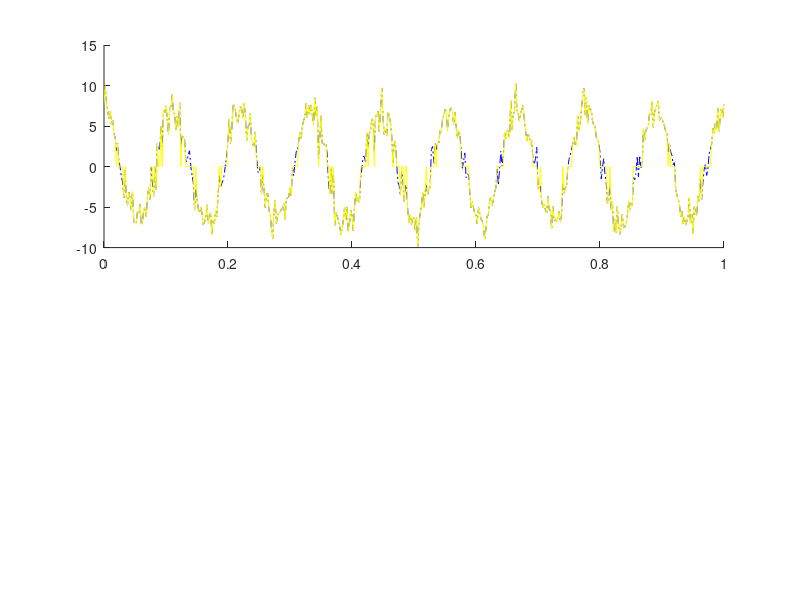

Reproduce this figure in MATLAB. (Note: this script raises an error after producing the figure.)
% Chimene Mockute EEf-25/2
% 3LD papildoma

% duomenys 

clear;

A = 7;           
f = 9;           
sigma = 1.2;     
U1 = 4.5;        
U2 = 2.5;        
t = 0 : 0.002 : 1; 

s = A * cos(2*pi*f*t);
n = sigma * randn(size(t));

%pradinis signalas 
S1 = s + n;
pradinis_signalas = S1; 

% filtravimas 
filtr = S1;
filtr(abs(filtr) < U2) = 0;
filtruotas_signalas = filtr; 

%
%grafinis atvaizdavimas 
%

figure('Name', 'Signalai', 'Color', 'w');

% a)
subplot(2, 1, 1); 
hold on;

plot(t, pradinis_signalas, 'b-.', 'DisplayName', 'Pradinis signalas');
plot(t, filtruotas_signalas, 'y-', 'DisplayName', 'Filtruotas signalas');

yline(U1, 'g-', 'LineWidth', 1.5, 'DisplayName', 'Riba U_1 = 4.5V');
yline(U2, 'r--', 'DisplayName', 'Riba U_2 = 2.5V'); 
yline(-U2, 'r--', 'HandleVisibility', 'off'); 

hold off;
grid on; 
legend('Location', 'best'); 
title('a) Pradinis ir filtruotas signalai', 'FontSize', 14);

xlabel('Laikas t (s)', 'Color', 'b', 'FontSize', 12);
ylabel('Įtampa (V)', 'Color', 'b', 'FontSize', 12);
axis([0 1 min(pradinis_signalas)-1 max(pradinis_signalas)+1]);

% b) 
subplot(2, 1, 2); 
hold on;

indeksai_virs_U1 = pradinis_signalas > U1;
t_virs_U1 = t(indeksai_virs_U1);
atrinktas = pradinis_signalas(indeksai_virs_U1);

stem(t_virs_U1, atrinktas, 'b', 'filled', 'DisplayName', 'Reikšmės > U_1');

max_r = max(filtruotas_signalas);
min_r = min(filtruotas_signalas);

[~, max_idx] = max(filtruotas_signalas);
[~, min_idx] = min(filtruotas_signalas);

plot(t(min_idx), min_r, 'v', 'MarkerFaceColor', [0.5 0 0.5], ...
'MarkerEdgeColor', [0.5 0 0.5], 'MarkerSize', 8, 'DisplayName', ...
'Minimali (filtr.)');

plot(t(max_idx), max_r, '^', 'MarkerFaceColor', 'r', 'MarkerEdgeColor', ...
'r', 'MarkerSize', 8, 'DisplayName', 'Maksimali (filtr.)');

yline(U1, 'g-', 'LineWidth', 1.5, 'DisplayName', 'Riba U_1 = 4.5V');

hold off;
grid on; 
legend('Location', 'best'); 
title('b) Signalo reikšmės viršijančios U_1 ir ekstremumai', 'FontSize', 14);

xlabel('Laikas t (s)', 'Color', 'b', 'FontSize', 12);
ylabel('Įtampa (V)', 'Color', 'b', 'FontSize', 12);
axis([0 1 min(pradinis_signalas)-1 max(pradinis_signalas)+1]);
